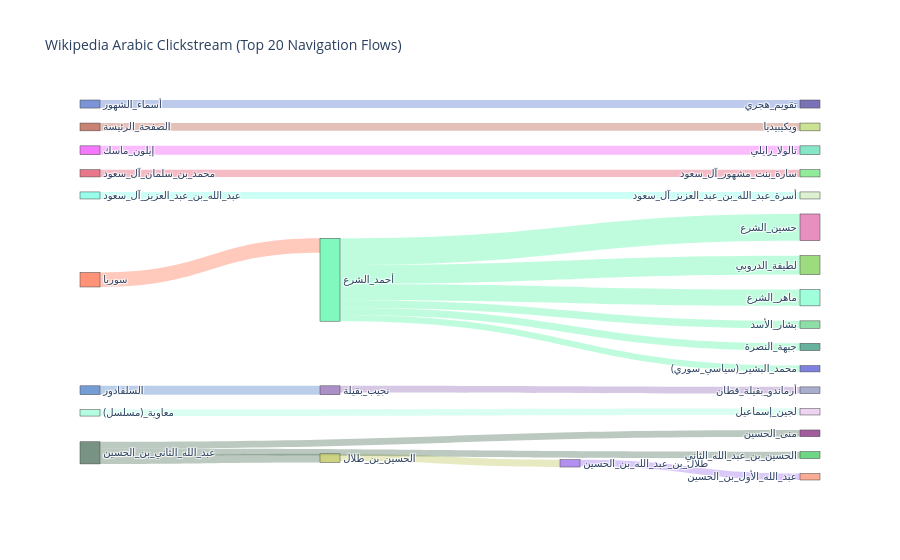

Notebook code for this chart:
### Markdown cell above
## Task 2: Visualising a Web Navigation Graph (Directed Graph)
Create a directed network of web navigation patterns using Sankey diagrams and NetworkX using a Wikipedia's Clickstream dataset (https://meta.wikimedia.org/wiki/Research:Wikipedia_clickstream).

### Code cell
# Importing Required Libraries
import pandas as pd
import networkx as nx
import plotly.graph_objects as go
import matplotlib.pyplot as plt
import random

# Loading the Dataset
df = pd.read_csv(
    "clickstream-arwiki-2025-02.tsv",
    sep="\t",
    header=None,
    names=["prev", "curr", "type", "n"]
)
print(df.head())

# Filtering Internal Wikipedia Links
df_filtered = df[df["type"] == "link"]
print(df_filtered.head())

# Creating a Directed Graph
G = nx.from_pandas_edgelist(
    df_filtered,
    source="prev",
    target="curr",
    edge_attr="n",
    create_using=nx.DiGraph()
)

# Focusing on the Top 20 Most Common Transitions
top_edges = df_filtered.nlargest(20, "n")
G_top = nx.from_pandas_edgelist(top_edges, source="prev", target="curr", edge_attr="n", create_using=nx.DiGraph())

# Visualizing the Graph (Matplotlib)
plt.figure(figsize=(12, 8))
pos = nx.spring_layout(G_top, seed=42)

nx.draw(
    G_top, pos,
    with_labels=True,
    node_size=200,
    node_color="lightgreen",
    edge_color="gray",
    arrows=True,
    font_size=8
)
plt.title("Top 20 Wikipedia Navigation Paths (Arabic Wiki Clickstream – Feb 2025)", fontsize=14)
plt.show()

# Preparing for the Sankey Diagram
top_links = df_filtered.nlargest(20, "n")
sources = list(top_links["prev"])
targets = list(top_links["curr"])
values = list(top_links["n"])

# Building Node and Color Mappings
all_nodes = list(set(sources + targets))
node_indices = {node: i for i, node in enumerate(all_nodes)}

colors = [
    f"rgba({random.randint(50,255)}, {random.randint(50,255)}, {random.randint(50,255)}, 0.8)"
    for _ in all_nodes
]
link_colors = [
    colors[node_indices[s]].replace("0.8", "0.4") for s in sources
]

# Creating the Sankey Diagram
link = dict(
    source=[node_indices[s] for s in sources],
    target=[node_indices[t] for t in targets],
    value=values,
    color=link_colors
)

node = dict(
    label=all_nodes,
    pad=15,
    thickness=20,
    color=colors
)
# Displaying the Interactive Sankey Chart
fig = go.Figure(data=[go.Sankey(node=node, link=link)])
fig.update_layout(
    title_text="Wikipedia Arabic Clickstream (Top 20 Navigation Flows)",
    font_size=10,
    plot_bgcolor="white"
)
fig.show()

### Figure 1 — Plotly figure (JSON) as saved in the notebook; plotly's stock layout.template omitted (floating-point values rounded to 4 significant figures)
{"data": [{"link": {"color": ["rgba(95, 248, 173, 0.4)", "rgba(95, 248, 173, 0.4)", "rgba(95, 248, 173, 0.4)", "rgba(255, 120, 87, 0.4)", "rgba(83, 133, 203, 0.4)", "rgba(242, 87, 250, 0.4)", "rgba(87, 120, 100, 0.4)", "rgba(90, 122, 207, 0.4)", "rgba(185, 100, 80, 0.4)", "rgba(95, 248, 173, 0.4)", "rgba(194, 201, 99, 0.4)", "rgba(227, 85, 111, 0.4)", "rgba(95, 248, 173, 0.4)", "rgba(127, 254, 230, 0.4)", "rgba(87, 120, 100, 0.4)", "rgba(87, 120, 100, 0.4)", "rgba(153, 115, 187, 0.4)", "rgba(160, 117, 237, 0.4)", "rgba(162, 252, 219, 0.4)", "rgba(95, 248, 173, 0.4)"], "source": [15, 15, 15, 16, 3, 28, 14, 4, 19, 15, 8, 10, 15, 17, 14, 14, 2, 11, 9, 15], "target": [24, 6, 26, 15, 2, 12, 8, 0, 1, 5, 11, 18, 7, 20, 27, 13, 21, 25, 23, 22], "value": [33339, 23717, 20314, 18110, 11058, 11051, 10739, 10063, 9743, 9367, 9107, 9059, 9025, 8787, 8572, 8368, 8353, 8086, 7994, 7888]}, "node": {"color": ["rgba(88, 79, 165, 0.8)", "rgba(190, 218, 122, 0.8)", "rgba(153, 115, 187, 0.8)", "rgba(83, 133, 203, 0.8)", "rgba(90, 122, 207, 0.8)", "rgba(113, 216, 147, 0.8)", "rgba(133, 212, 94, 0.8)", "rgba(64, 159, 132, 0.8)", "rgba(194, 201, 99, 0.8)", "rgba(162, 252, 219, 0.8)", "rgba(227, 85, 111, 0.8)", "rgba(160, 117, 237, 0.8)", "rgba(105, 224, 186, 0.8)", "rgba(141, 53, 134, 0.8)", "rgba(87, 120, 100, 0.8)", "rgba(95, 248, 173, 0.8)", "rgba(255, 120, 87, 0.8)", "rgba(127, 254, 230, 0.8)", "rgba(117, 232, 127, 0.8)", "rgba(185, 100, 80, 0.8)", "rgba(212, 238, 195, 0.8)", "rgba(148, 153, 194, 0.8)", "rgba(96, 98, 216, 0.8)", "rgba(234, 200, 241, 0.8)", "rgba(225, 115, 176, 0.8)", "rgba(249, 150, 122, 0.8)", "rgba(135, 255, 211, 0.8)", "rgba(73, 206, 103, 0.8)", "rgba(242, 87, 250, 0.8)"], "label": ["تقويم_هجري", "ويكيبيديا", "نجيب_بقيلة", "السلفادور", "أسماء_الشهور", "بشار_الأسد", "لطيفة_الدروبي", "جبهة_النصرة", "الحسين_بن_طلال", "معاوية_(مسلسل)", "محمد_بن_سلمان_آل_سعود", "طلال_بن_عبد_الله_بن_الحسين", "تالولا_رايلي", "منى_الحسين", "عبد_الله_الثاني_بن_الحسين", "أحمد_الشرع", "سوريا", "عبد_الله_بن_عبد_العزيز_آل_سعود", "سارة_بنت_مشهور_آل_سعود", "الصفحة_الرئيسة", "أسرة_عبد_الله_بن_عبد_العزيز_آل_سعود", "أرماندو_بقيلة_قطان", "محمد_البشير_(سياسي_سوري)", "لجين_إسماعيل", "حسين_الشرع", "عبد_الله_الأول_بن_الحسين", "ماهر_الشرع", "الحسين_بن_عبد_الله_الثاني", "إيلون_ماسك"], "pad": 15, "thickness": 20}, "type": "sankey"}], "layout": {"autosize": true, "font": {"size": 10}, "plot_bgcolor": "white", "title": {"text": "Wikipedia Arabic Clickstream (Top 20 Navigation Flows)"}}}
